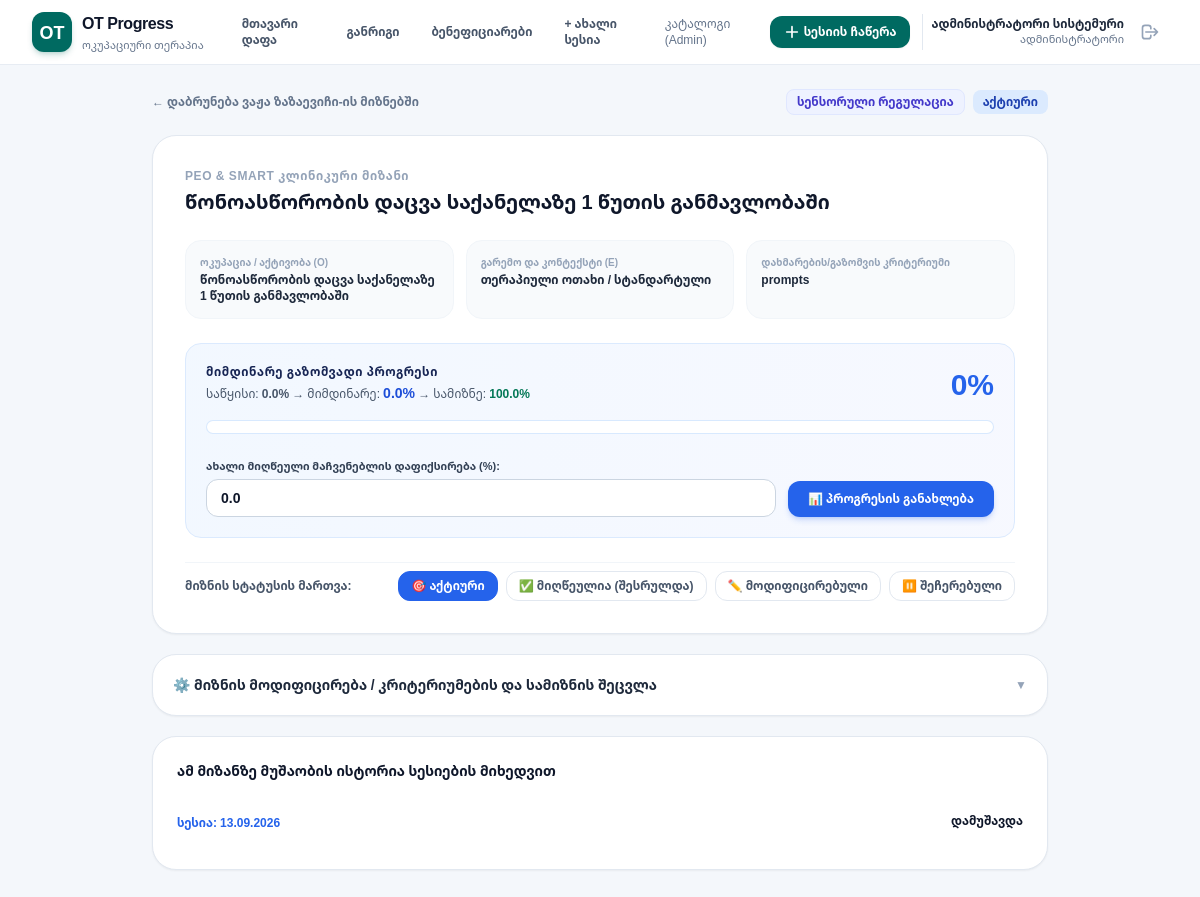
Page /goals/7/ (signed in) on the earlier database version.
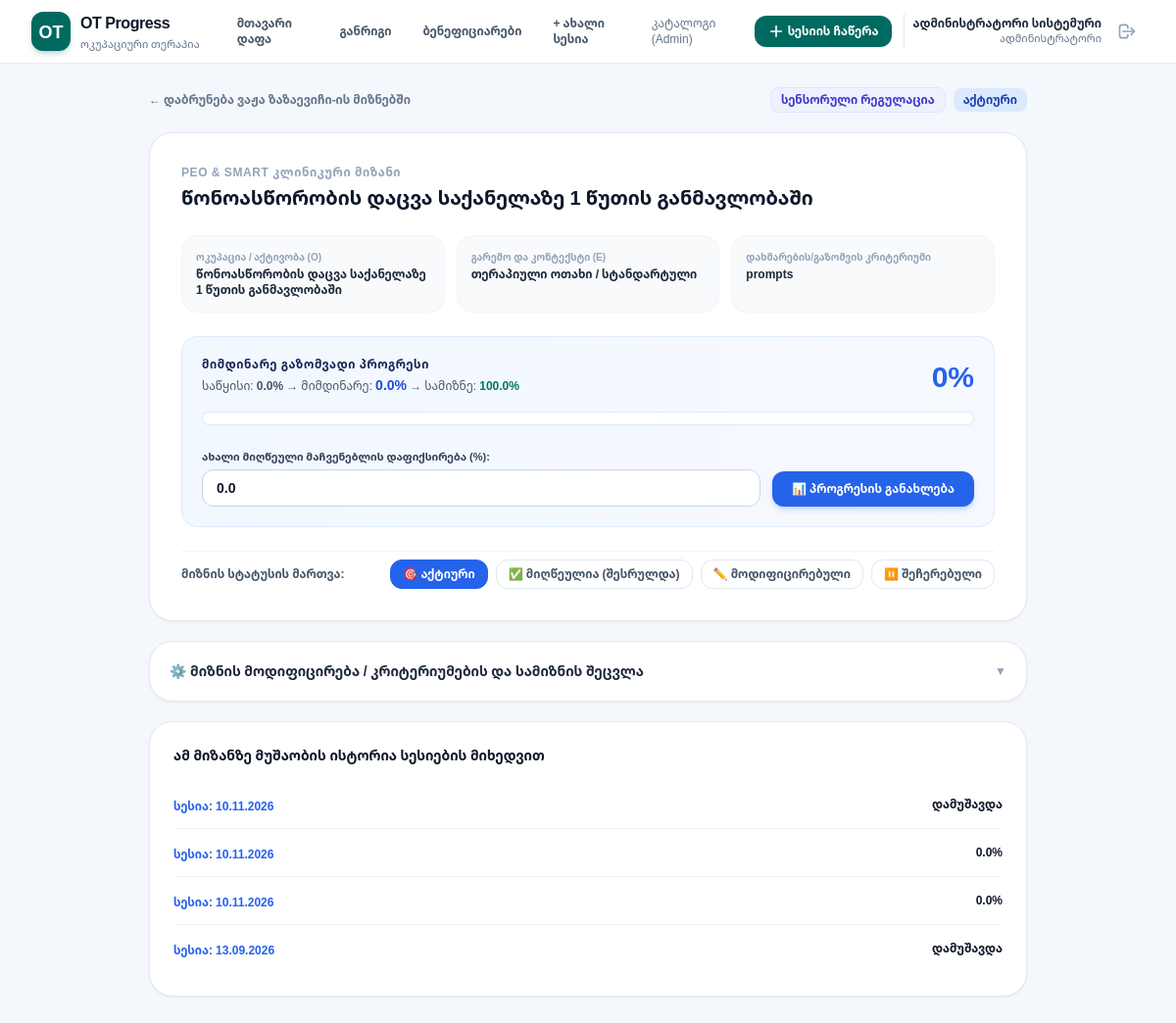
Same page on the later database version.
### core/models.py (models this page shows, shortened)
class SessionGoal(models.Model):
    session = models.ForeignKey(Session, on_delete=models.CASCADE, related_name="session_goals")
    goal = models.ForeignKey(Goal, on_delete=models.CASCADE, related_name="session_goals")
    progress_value = models.CharField(max_length=100, blank=True, verbose_name="მიღწეული მაჩვენებელი (ტექსტური)")
    recorded_numeric = models.FloatField(null=True, blank=True, verbose_name="ფიქსირებული რიცხვითი მაჩვენებელი")
    prompt_level = models.CharField(max_length=50, blank=True, verbose_name="დახმარების დონე")
    notes = models.CharField(max_length=255, blank=True, verbose_name="შენიშვნა")
    class Meta:
        verbose_name = "სესიის მიზანი"
        verbose_name_plural = "სესიის მიზნები"
        unique_together = ["session", "goal"]

class Session(models.Model):
    ALERT_ZONE_CHOICES = [
        ("blue", "ლურჯი ზონა (დაბალი ენერგია / ჰიპოაქტიური)"),
        ("green", "მწვანე ზონა (ოპტიმალური / მშვიდი, ფოკუსირებული)"),
        ("yellow", "ყვითელი ზონა (მომატებული / აღგზნებული)"),
        ("red", "წითელი ზონა (კრიზისი / დისტრესი)"),
    ]
    ENTRY_ADAPTATION_CHOICES = [
        ("calm_organized", "მშვიდი და ორგანიზებული შემოსვლა (უპრობლემოდ განშორდა მშობელს)"),
        ("hesitant_supported", "ყოყმანით / მცირე მხარდაჭერით (ვერბალური წახალისებით ან სათამაშოთი)"),
        ("separation_protest", "განშორების სირთულე / პროტესტი (დასჭირდა დრო დასამშვიდებლად)"),
        ("cautious_hyperreactive", "გარემოს მიმართ ფრთხილი / დაძაბული (ერიდება ახალ სტიმულებს)"),
        ("impulsive_disorganized", "იმპულსური / დეზორგანიზებული შემოსვლა (ქაოსური მოძრაობა)"),
    ]
    INITIAL_STATE_CHOICES = ALERT_ZONE_CHOICES
    FINAL_STATE_CHOICES = ALERT_ZONE_CHOICES
    beneficiary = models.ForeignKey(
        Beneficiary,
        on_delete=models.CASCADE,
        related_name="sessions",
        verbose_name="ბენეფიციარი"
    )
    therapist = models.ForeignKey(
        TherapistProfile,
        on_delete=models.SET_NULL,
        null=True,
        blank=True,
        related_name="sessions",
        verbose_name="თერაპევტი"
    )
    date = models.DateField(default=timezone.now, verbose_name="სესიის თარიღი")
    duration_minutes = models.PositiveIntegerField(default=50, verbose_name="ხანგრძლივობა (წთ)")
    entry_adaptation = models.CharField(
        max_length=40,
        choices=ENTRY_ADAPTATION_CHOICES,
        default="calm_organized",
        blank=True,
        verbose_name="შემოსვლა და გარემოსთან ადაპტაცია"
    )
    initial_state = models.CharField(
        max_length=30,
        choices=INITIAL_STATE_CHOICES,
        default="green",
        verbose_name="საწყისი რეგულაციის ზონა"
    )
    final_state = models.CharField(
        max_length=30,
        choices=FINAL_STATE_CHOICES,
        default="green",
        verbose_name="საბოლოო რეგულაციის ზონა"
    )
    challenges = models.JSONField(default=list, blank=True, verbose_name="სესიის გამოწვევები (ჩეკბოქსები)")
    goals = models.ManyToManyField(
        Goal,
        through="SessionGoal",
        blank=True,
        related_name="sessions",
        verbose_name="სესიის მიზნები"
    )
    functional_outcomes = models.ManyToManyField(
        FunctionalOutcome,
        blank=True,
        related_name="sessions",
        verbose_name="ფუნქციური შედეგები"
    )
    notes = models.TextField(blank=True, verbose_name="მოკლე პროფესიული ჩანაწერი")
    created_at = models.DateTimeField(auto_now_add=True, verbose_name="შექმნის დრო")
    updated_at = models.DateTimeField(auto_now=True, verbose_name="განახლების დრო")
    class Meta:
        verbose_name = "სესია"
        verbose_name_plural = "სესიები"
        ordering = ["-date", "-created_at"]

class Goal(models.Model):
    DOMAIN_CHOICES = [
        ("sensory_regulation", "სენსორული რეგულაცია"),
        ("attention", "ყურადღება"),
        ("fine_motor", "წვრილი მოტორიკა"),
        ("visual_motor", "ვიზუალურ-მოტორული უნარები"),
        ("gross_motor", "უხეში მოტორიკა"),
        ("motor_planning", "მოტორული დაგეგმვა"),
        ("self_care", "თვითმოვლა"),
        ("play", "თამაში"),
        ("transitions", "გადასვლები"),
        ("functional_participation", "ფუნქციური მონაწილეობა"),
        ("other", "სხვა"),
    ]
    STATUS_CHOICES = [
        ("active", "აქტიური"),
        ("achieved", "მიღწეული"),
        ("modified", "მოდიფიცირებული"),
        ("on_hold", "შეჩერებული"),
    ]
    beneficiary = models.ForeignKey(
        Beneficiary,
        on_delete=models.CASCADE,
        related_name="goals",
        verbose_name="ბენეფიციარი"
    )
    therapist = models.ForeignKey(
        TherapistProfile,
        on_delete=models.SET_NULL,
        null=True,
        blank=True,
        related_name="goals",
        verbose_name="თერაპევტი"
    )
    MEASUREMENT_TYPE_CHOICES = [
        ("percentage", "პროცენტული მაჩვენებელი (0-100%)"),
        ("duration", "ხანგრძლივობა / დრო (წუთი/წამი)"),
        ("frequency", "სიხშირე / მცდელობები (რაოდენობა)"),
        ("prompt_level", "დახმარების დონე (დამოუკიდებლობის კიბე)"),
    ]
    domain = models.CharField(max_length=50, choices=DOMAIN_CHOICES, default="sensory_regulation", verbose_name="სფერო")
    description = models.TextField(verbose_name="მიზნის აღწერა")
    occupation = models.CharField(max_length=255, blank=True, verbose_name="ოკუპაცია/აქტივობა (O)")
    environment_context = models.CharField(max_length=255, blank=True, verbose_name="გარემო და კონტექსტი (E)")
    criteria_type = models.CharField(
        max_length=50,
        blank=True,
        default="prompts",
        verbose_name="საზომი კრიტერიუმის ტიპი"
    )
    measurement_type = models.CharField(
        max_length=30,
        choices=MEASUREMENT_TYPE_CHOICES,
        default="percentage",
        verbose_name="გაზომვის ტიპი"
    )
    baseline_numeric = models.FloatField(default=0.0, verbose_name="საწყისი მაჩვენებელი")
    current_numeric = models.FloatField(default=0.0, verbose_name="მიმდინარე მაჩვენებელი")
    target_numeric = models.FloatField(default=100.0, verbose_name="სამიზნე მაჩვენებელი")
    unit_label = models.CharField(max_length=30, default="%", blank=True, verbose_name="საზომი ერთეული")
    baseline_state = models.CharField(max_length=255, blank=True, verbose_name="საწყისი მდგომარეობა (Baseline)")
    target_state = models.CharField(max_length=255, blank=True, verbose_name="სამიზნე მდგომარეობა")
    metric_unit = models.CharField(
        max_length=50,
        blank=True,
        default="წუთი",
        verbose_name="საზომი ერთეული",
        help_text="წუთი, რაოდენობა, დახმარების დონე, დამოუკიდებლობის %, სიხშირე და ა.შ."
    )
    target_date = models.DateField(null=True, blank=True, verbose_name="სამიზნე ვადა")
    status = models.CharField(max_length=20, choices=STATUS_CHOICES, default="active", verbose_name="სტატუსი")
    progress_percentage = models.PositiveIntegerField(default=0, verbose_name="პროგრესის %")
    notes = models.TextField(blank=True, verbose_name="შენიშვნები")
    created_at = models.DateField(auto_now_add=True, verbose_name="შექმნის თარიღი")
    updated_at = models.DateTimeField(auto_now=True, verbose_name="განახლების დრო")
    class Meta:
        verbose_name = "თერაპიული მიზანი"
        verbose_name_plural = "თერაპიული მიზნები"
        ordering = ["-created_at"]

### core/views.py (the view, shortened to what this page needs)
# urls.py: path("goals/<int:goal_id>/", views.goal_detail_view, name="goal_detail"),
@login_required
def goal_detail_view(request, goal_id):
    goal = get_object_or_404(Goal, id=goal_id)
    if not can_access_beneficiary(request.user, goal.beneficiary):
        return HttpResponseForbidden("თქვენ არ გაქვთ ამ მიზნის ნახვის უფლება.")
    session_goals = SessionGoal.objects.filter(goal=goal).select_related("session").order_by("-session__date")
    context = {
        "goal": goal,
        "beneficiary": goal.beneficiary,
        "session_goals": session_goals,
        "status_choices": Goal.STATUS_CHOICES,
        "domain_choices": Goal.DOMAIN_CHOICES,
    }
    return render(request, "core/goal_detail.html", context)

### core/models.py (called while the page is built)
    @property
    def full_name(self):
        return f"{self.first_name} {self.last_name}"

### core/views.py (called while the page is built)
def is_admin_user(user):
    if not user or not user.is_authenticated:
        return False
    if user.is_superuser:
        return True
    profile = get_or_create_therapist(user)
    return bool(profile and profile.is_admin_role)

def can_access_beneficiary(user, beneficiary):
    if not user or not user.is_authenticated:
        return False
    if is_admin_user(user):
        return True
    profile = get_or_create_therapist(user)
    if not profile or not beneficiary:
        return False
    return beneficiary.is_assigned_to(profile)

### templates/core/goal_detail.html (shortened to what the changed rows need)
{% extends "base.html" %}
{% block content %}
<div class="max-w-4xl mx-auto space-y-5">
    <div class="flex flex-col sm:flex-row sm:items-center justify-between gap-2">
        <div class="flex items-center space-x-2">
            <span class="px-2.5 py-1 rounded-lg text-xs font-bold bg-indigo-50 text-indigo-700 border border-indigo-100">
                {{ goal.get_domain_display }}
            </span>
            <span class="px-2.5 py-1 rounded-lg text-xs font-bold
                {% if goal.status == 'active' %}bg-blue-100 text-blue-800
                {% elif goal.status == 'achieved' %}bg-emerald-100 text-emerald-800
                {% elif goal.status == 'modified' %}bg-amber-100 text-amber-800
                {% else %}bg-slate-100 text-slate-700{% endif %}">
                {{ goal.get_status_display }}
            </span>
        </div>
    </div>
    <div class="bg-white rounded-3xl p-5 sm:p-8 border border-slate-200 shadow-sm space-y-6">
        <div>
            <div class="text-xs font-bold uppercase tracking-wider text-slate-400 mb-1">
                PEO &amp; SMART კლინიკური მიზანი
            </div>
            <h1 class="text-lg sm:text-xl font-black text-slate-900 leading-snug">
                {{ goal.description }}
            </h1>
        </div>
        <div class="grid grid-cols-1 sm:grid-cols-3 gap-3">
            <div class="p-3.5 rounded-2xl bg-slate-50 border border-slate-100">
                <span class="text-[10px] font-bold uppercase text-slate-400 block">ოკუპაცია / აქტივობა (O)</span>
                <span class="text-xs font-bold text-slate-800 mt-0.5 block">{{ goal.occupation|default:goal.description }}</span>
            </div>
            <div class="p-3.5 rounded-2xl bg-slate-50 border border-slate-100">
                <span class="text-[10px] font-bold uppercase text-slate-400 block">გარემო და კონტექსტი (E)</span>
                <span class="text-xs font-bold text-slate-800 mt-0.5 block">{{ goal.environment_context|default:"თერაპიული ოთახი / სტანდარტული" }}</span>
            </div>
            <div class="p-3.5 rounded-2xl bg-slate-50 border border-slate-100">
                <span class="text-[10px] font-bold uppercase text-slate-400 block">დახმარების/გაზომვის კრიტერიუმი</span>
                <span class="text-xs font-bold text-slate-800 mt-0.5 block">{{ goal.criteria_type|default:goal.get_measurement_type_display }}</span>
            </div>
        </div>
        <div class="p-4 sm:p-5 rounded-2xl bg-gradient-to-r from-blue-50/80 to-indigo-50/50 border border-blue-100 space-y-4">
            <div class="flex flex-col sm:flex-row sm:items-center justify-between gap-2">
                <div>
                    <span class="text-xs text-slate-600">
                        საწყისი: <strong>{{ goal.baseline_numeric }}{{ goal.unit_label }}</strong> →
                        მიმდინარე: <strong class="text-blue-700 text-sm">{{ goal.current_numeric }}{{ goal.unit_label }}</strong> →
                        სამიზნე: <strong class="text-emerald-700">{{ goal.target_numeric }}{{ goal.unit_label }}</strong>
                    </span>
                </div>
                <div class="text-left sm:text-right">
                    <span class="text-2xl sm:text-3xl font-black {% if goal.progress_percentage >= 100 %}text-emerald-600{% else %}text-blue-600{% endif %}">
                        {{ goal.progress_percentage }}%
                    </span>
                </div>
            </div>
            <form method="post" class="pt-2 flex flex-col sm:flex-row items-stretch sm:items-end gap-3">
                <div class="flex-1">
                    <label class="block text-[11px] font-bold text-slate-700 mb-1">
                        ახალი მიღწეული მაჩვენებლის დაფიქსირება ({{ goal.unit_label }}):
                    </label>
                    <input type="number" step="any" name="current_numeric" value="{{ goal.current_numeric }}"
                           class="w-full px-3.5 py-2 rounded-xl border border-slate-300 bg-white text-sm font-bold text-slate-900 focus:ring-2 focus:ring-blue-500 focus:outline-none">
                </div>
            </form>
        </div>
    </div>
    <div class="bg-white rounded-3xl p-5 sm:p-6 border border-slate-200 shadow-sm space-y-4">
        <h2 class="text-sm font-bold text-slate-900">ამ მიზანზე მუშაობის ისტორია სესიების მიხედვით</h2>
        {% if session_goals %}
        <div class="divide-y divide-slate-100">
            {% for sg in session_goals %}
            <div class="py-3 flex items-center justify-between gap-2">
                <div>
                    <a href="{% url 'session_detail' sg.session.id %}" class="text-xs font-bold text-blue-600 hover:underline">
                        სესია: {{ sg.session.date|date:"d.m.Y" }}
                    </a>
                </div>
                <div class="text-xs font-black text-slate-900">
                    {% if sg.recorded_numeric is not None %}
                        {{ sg.recorded_numeric }}{{ goal.unit_label }}
                    {% else %}
                        {{ sg.progress_value|default:"დამუშავდა" }}
                    {% endif %}
                </div>
            </div>
            {% endfor %}
        </div>
        {% else %}
        <p class="text-xs text-slate-400">ამ მიზანზე სესიის ჩანაწერები ჯერ არ ფიქსირდება.</p>
        {% endif %}
    </div>
</div>
{% endblock %}

Differences in the rows shown:
added SessionGoal: session "10.11.2026", progress_value "დამუშავდა"
added SessionGoal: session "10.11.2026", recorded_numeric "0.0", {{ goal.unit_label }} "%"
added SessionGoal: session "10.11.2026", recorded_numeric "0.0", {{ goal.unit_label }} "%"
